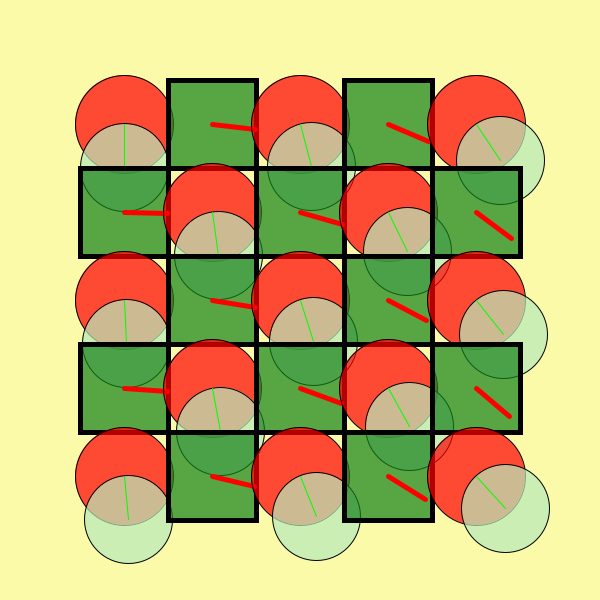
Frame 1 (no input)
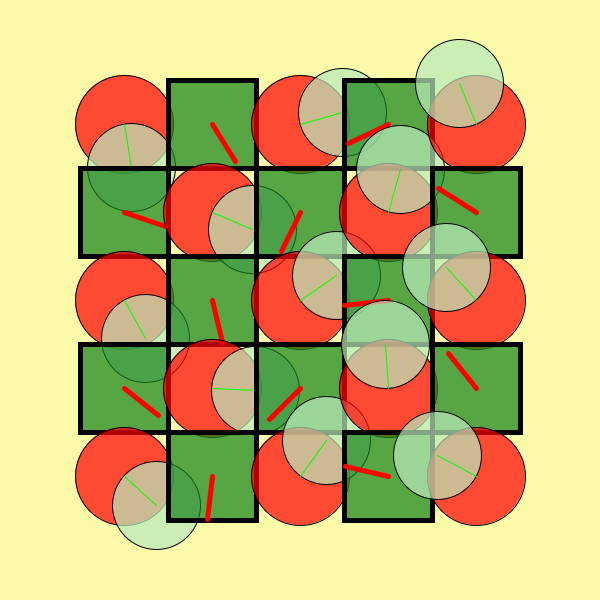
Frame 60 (the mouse pressed at the canvas centre just before this capture)
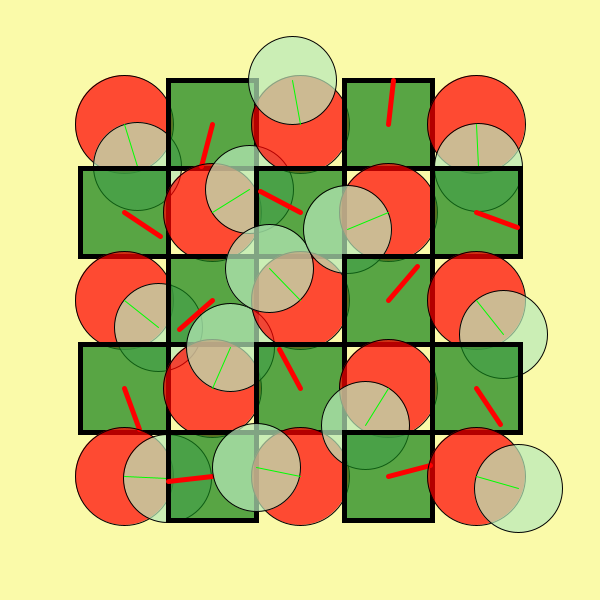
Frame 120 (the mouse held since frame 60 and released just before this capture)

The Processing sketch that drew these frames (run headless with seeded random() and noise(); from frame 60 on, the mouse is pressed at the canvas centre):

// Processing sketch: processing_151344
// ── processing_151344.pde

/*
 * Creative Coding
 * Week 2, 04 - The Clocks
 * by Indae Hwang and Jon McCormack
 * Copyright (c) 2014 Monash University
 *
 * This program draws a grid of circular "clocks", whose hands move according to the elasped time.
 * The higher the clock number the faster it moves, the first clock takes 1 min to go all the way around.
 * The function "movingCircle" is used to draw each clock. It is passed the position, size and hand angle
 * as arguments.
 * 
 */

void setup() {
  size(600, 600);
  background(180);
  rectMode(CENTER);
  noStroke();
}


void draw() {
  background(#FAFAA9);
  noStroke();

  int num = 5;
  int margin = 80;

  float gutter = 0; //distance between each cell
  //float cellsize = ( width - (2 * margin) - gutter * (num - 1) ) / (num - 1);
  float cellsize = ( width - (2 * margin) - gutter * (num - 1) ) / num;
  int circleNumber = 0; // counter

  for (int i=0; i<num; i++) {
    for (int j=0; j<num; j++) {
      ++circleNumber;

      //float tx = margin + cellsize * i + gutter * i;
      //float ty = margin + cellsize * j + gutter * j;
      float tx = margin + cellsize / 2 + cellsize * i + gutter * i; 
      float ty = margin + cellsize / 2 + cellsize * j + gutter * j;
      float evens = circleNumber%2;
      println(evens);
      if (evens == 1) { 
        movingCircle(tx, ty, cellsize, circleNumber * TWO_PI * millis() / 60000.0);
        } else {
        movingCircle2(tx, ty, cellsize, circleNumber * TWO_PI * millis() / 60000.0); 
        } 
      }    
  }
}//end of draw 

void movingCircle2(float x, float y, float size, float angle) {

  // calculate endpoint of the line
  float tempX = x + (size / 2) * cos(angle);
  float tempY = y + (size / 2) * sin(angle);

  stroke(0);
  strokeWeight(5);
  fill(#14811A, 180);
  rect(x, y, size, size); // square

  stroke(255, 0, 0);
  line(x, y, tempX, tempY); // red line
}
void movingCircle(float x, float y, float size, float angle) {

  // calculate endpoint of the line
  float tempX = x + (size / 2) * sin(angle);
  float tempY = y + (size / 2) * cos(angle);

  stroke(0);
  strokeWeight(1);
  fill(255,0,0, 180);
  ellipse(x, y, size+10, size+10); // circle
  fill(#B7E8B9, 180);
  ellipse(tempX, tempY, size, size); // circle
  stroke(0,255, 0);
  line(x, y, tempX, tempY); // red line
}
